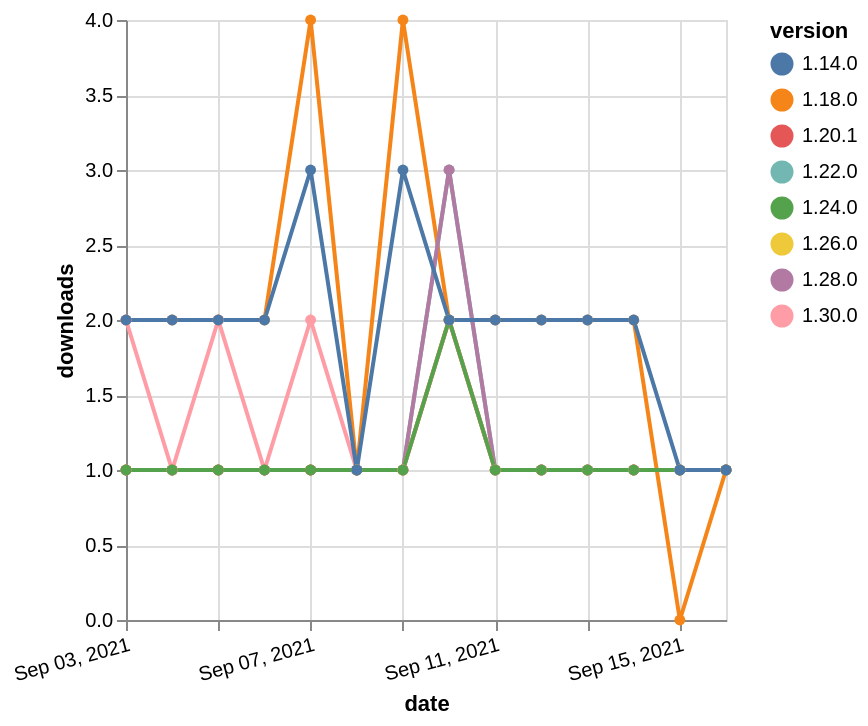

The specification (Vega-Lite) saved for this image:
### Vega-Lite specification from a JSON file in a GitHub repository (floating-point values rounded to 4 significant figures)
{"$schema": "https://vega.github.io/schema/vega-lite/v5.json", "description": "A simple bar chart with embedded data.", "data": {"values": [{"date": "2021-09-03", "total": 2473, "delta": 2, "version": "1.18.0"}, {"date": "2021-09-04", "total": 2475, "delta": 2, "version": "1.18.0"}, {"date": "2021-09-05", "total": 2477, "delta": 2, "version": "1.18.0"}, {"date": "2021-09-06", "total": 2479, "delta": 2, "version": "1.18.0"}, {"date": "2021-09-07", "total": 2483, "delta": 4, "version": "1.18.0"}, {"date": "2021-09-08", "total": 2484, "delta": 1, "version": "1.18.0"}, {"date": "2021-09-09", "total": 2488, "delta": 4, "version": "1.18.0"}, {"date": "2021-09-10", "total": 2490, "delta": 2, "version": "1.18.0"}, {"date": "2021-09-11", "total": 2492, "delta": 2, "version": "1.18.0"}, {"date": "2021-09-12", "total": 2494, "delta": 2, "version": "1.18.0"}, {"date": "2021-09-13", "total": 2496, "delta": 2, "version": "1.18.0"}, {"date": "2021-09-14", "total": 2498, "delta": 2, "version": "1.18.0"}, {"date": "2021-09-15", "total": 2498, "delta": 0, "version": "1.18.0"}, {"date": "2021-09-16", "total": 2499, "delta": 1, "version": "1.18.0"}, {"date": "2021-09-03", "total": 336, "delta": 1, "version": "1.22.0"}, {"date": "2021-09-04", "total": 337, "delta": 1, "version": "1.22.0"}, {"date": "2021-09-05", "total": 338, "delta": 1, "version": "1.22.0"}, {"date": "2021-09-06", "total": 339, "delta": 1, "version": "1.22.0"}, {"date": "2021-09-07", "total": 340, "delta": 1, "version": "1.22.0"}, {"date": "2021-09-08", "total": 341, "delta": 1, "version": "1.22.0"}, {"date": "2021-09-09", "total": 342, "delta": 1, "version": "1.22.0"}, {"date": "2021-09-10", "total": 345, "delta": 3, "version": "1.22.0"}, {"date": "2021-09-11", "total": 346, "delta": 1, "version": "1.22.0"}, {"date": "2021-09-12", "total": 347, "delta": 1, "version": "1.22.0"}, {"date": "2021-09-13", "total": 348, "delta": 1, "version": "1.22.0"}, {"date": "2021-09-14", "total": 349, "delta": 1, "version": "1.22.0"}, {"date": "2021-09-15", "total": 350, "delta": 1, "version": "1.22.0"}, {"date": "2021-09-16", "total": 351, "delta": 1, "version": "1.22.0"}, {"date": "2021-09-03", "total": 191, "delta": 1, "version": "1.28.0"}, {"date": "2021-09-04", "total": 192, "delta": 1, "version": "1.28.0"}, {"date": "2021-09-05", "total": 193, "delta": 1, "version": "1.28.0"}, {"date": "2021-09-06", "total": 194, "delta": 1, "version": "1.28.0"}, {"date": "2021-09-07", "total": 195, "delta": 1, "version": "1.28.0"}, {"date": "2021-09-08", "total": 196, "delta": 1, "version": "1.28.0"}, {"date": "2021-09-09", "total": 197, "delta": 1, "version": "1.28.0"}, {"date": "2021-09-10", "total": 200, "delta": 3, "version": "1.28.0"}, {"date": "2021-09-11", "total": 201, "delta": 1, "version": "1.28.0"}, {"date": "2021-09-12", "total": 202, "delta": 1, "version": "1.28.0"}, {"date": "2021-09-13", "total": 203, "delta": 1, "version": "1.28.0"}, {"date": "2021-09-14", "total": 204, "delta": 1, "version": "1.28.0"}, {"date": "2021-09-15", "total": 205, "delta": 1, "version": "1.28.0"}, {"date": "2021-09-16", "total": 206, "delta": 1, "version": "1.28.0"}, {"date": "2021-09-03", "total": 163, "delta": 1, "version": "1.26.0"}, {"date": "2021-09-04", "total": 164, "delta": 1, "version": "1.26.0"}, {"date": "2021-09-05", "total": 165, "delta": 1, "version": "1.26.0"}, {"date": "2021-09-06", "total": 166, "delta": 1, "version": "1.26.0"}, {"date": "2021-09-07", "total": 167, "delta": 1, "version": "1.26.0"}, {"date": "2021-09-08", "total": 168, "delta": 1, "version": "1.26.0"}, {"date": "2021-09-09", "total": 169, "delta": 1, "version": "1.26.0"}, {"date": "2021-09-10", "total": 171, "delta": 2, "version": "1.26.0"}, {"date": "2021-09-11", "total": 172, "delta": 1, "version": "1.26.0"}, {"date": "2021-09-12", "total": 173, "delta": 1, "version": "1.26.0"}, {"date": "2021-09-13", "total": 174, "delta": 1, "version": "1.26.0"}, {"date": "2021-09-14", "total": 175, "delta": 1, "version": "1.26.0"}, {"date": "2021-09-15", "total": 176, "delta": 1, "version": "1.26.0"}, {"date": "2021-09-16", "total": 177, "delta": 1, "version": "1.26.0"}, {"date": "2021-09-03", "total": 251, "delta": 1, "version": "1.20.1"}, {"date": "2021-09-04", "total": 252, "delta": 1, "version": "1.20.1"}, {"date": "2021-09-05", "total": 253, "delta": 1, "version": "1.20.1"}, {"date": "2021-09-06", "total": 254, "delta": 1, "version": "1.20.1"}, {"date": "2021-09-07", "total": 255, "delta": 1, "version": "1.20.1"}, {"date": "2021-09-08", "total": 256, "delta": 1, "version": "1.20.1"}, {"date": "2021-09-09", "total": 257, "delta": 1, "version": "1.20.1"}, {"date": "2021-09-10", "total": 259, "delta": 2, "version": "1.20.1"}, {"date": "2021-09-11", "total": 260, "delta": 1, "version": "1.20.1"}, {"date": "2021-09-12", "total": 261, "delta": 1, "version": "1.20.1"}, {"date": "2021-09-13", "total": 262, "delta": 1, "version": "1.20.1"}, {"date": "2021-09-14", "total": 263, "delta": 1, "version": "1.20.1"}, {"date": "2021-09-15", "total": 264, "delta": 1, "version": "1.20.1"}, {"date": "2021-09-16", "total": 265, "delta": 1, "version": "1.20.1"}, {"date": "2021-09-03", "total": 124, "delta": 2, "version": "1.30.0"}, {"date": "2021-09-04", "total": 125, "delta": 1, "version": "1.30.0"}, {"date": "2021-09-05", "total": 127, "delta": 2, "version": "1.30.0"}, {"date": "2021-09-06", "total": 128, "delta": 1, "version": "1.30.0"}, {"date": "2021-09-07", "total": 130, "delta": 2, "version": "1.30.0"}, {"date": "2021-09-08", "total": 131, "delta": 1, "version": "1.30.0"}, {"date": "2021-09-09", "total": 132, "delta": 1, "version": "1.30.0"}, {"date": "2021-09-10", "total": 134, "delta": 2, "version": "1.30.0"}, {"date": "2021-09-11", "total": 135, "delta": 1, "version": "1.30.0"}, {"date": "2021-09-12", "total": 136, "delta": 1, "version": "1.30.0"}, {"date": "2021-09-13", "total": 137, "delta": 1, "version": "1.30.0"}, {"date": "2021-09-14", "total": 138, "delta": 1, "version": "1.30.0"}, {"date": "2021-09-15", "total": 139, "delta": 1, "version": "1.30.0"}, {"date": "2021-09-16", "total": 140, "delta": 1, "version": "1.30.0"}, {"date": "2021-09-03", "total": 184, "delta": 1, "version": "1.24.0"}, {"date": "2021-09-04", "total": 185, "delta": 1, "version": "1.24.0"}, {"date": "2021-09-05", "total": 186, "delta": 1, "version": "1.24.0"}, {"date": "2021-09-06", "total": 187, "delta": 1, "version": "1.24.0"}, {"date": "2021-09-07", "total": 188, "delta": 1, "version": "1.24.0"}, {"date": "2021-09-08", "total": 189, "delta": 1, "version": "1.24.0"}, {"date": "2021-09-09", "total": 190, "delta": 1, "version": "1.24.0"}, {"date": "2021-09-10", "total": 192, "delta": 2, "version": "1.24.0"}, {"date": "2021-09-11", "total": 193, "delta": 1, "version": "1.24.0"}, {"date": "2021-09-12", "total": 194, "delta": 1, "version": "1.24.0"}, {"date": "2021-09-13", "total": 195, "delta": 1, "version": "1.24.0"}, {"date": "2021-09-14", "total": 196, "delta": 1, "version": "1.24.0"}, {"date": "2021-09-15", "total": 197, "delta": 1, "version": "1.24.0"}, {"date": "2021-09-16", "total": 198, "delta": 1, "version": "1.24.0"}, {"date": "2021-09-03", "total": 2586, "delta": 2, "version": "1.14.0"}, {"date": "2021-09-04", "total": 2588, "delta": 2, "version": "1.14.0"}, {"date": "2021-09-05", "total": 2590, "delta": 2, "version": "1.14.0"}, {"date": "2021-09-06", "total": 2592, "delta": 2, "version": "1.14.0"}, {"date": "2021-09-07", "total": 2595, "delta": 3, "version": "1.14.0"}, {"date": "2021-09-08", "total": 2596, "delta": 1, "version": "1.14.0"}, {"date": "2021-09-09", "total": 2599, "delta": 3, "version": "1.14.0"}, {"date": "2021-09-10", "total": 2601, "delta": 2, "version": "1.14.0"}, {"date": "2021-09-11", "total": 2603, "delta": 2, "version": "1.14.0"}, {"date": "2021-09-12", "total": 2605, "delta": 2, "version": "1.14.0"}, {"date": "2021-09-13", "total": 2607, "delta": 2, "version": "1.14.0"}, {"date": "2021-09-14", "total": 2609, "delta": 2, "version": "1.14.0"}, {"date": "2021-09-15", "total": 2610, "delta": 1, "version": "1.14.0"}, {"date": "2021-09-16", "total": 2611, "delta": 1, "version": "1.14.0"}]}, "width": "container", "mark": {"type": "line", "point": {"filled": true}}, "encoding": {"x": {"field": "date", "type": "temporal", "timeUnit": "yearmonthdate", "title": "date", "axis": {"labelAngle": -15}}, "y": {"field": "delta", "type": "quantitative", "title": "downloads"}, "color": {"field": "version", "type": "nominal"}, "tooltip": {"field": "delta"}}}
